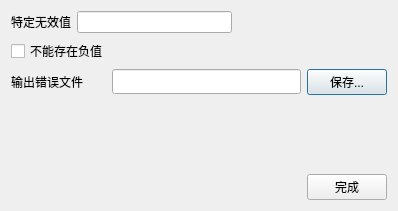
<?xml version="1.0" encoding="UTF-8"?>
<ui version="4.0">
 <class>ipfModelerInvalidValueCheckDialog</class>
 <widget class="QDialog" name="ipfModelerInvalidValueCheckDialog">
  <property name="geometry">
   <rect>
    <x>0</x>
    <y>0</y>
    <width>398</width>
    <height>211</height>
   </rect>
  </property>
  <property name="windowTitle">
   <string>栅格无效值检查</string>
  </property>
  <layout class="QVBoxLayout" name="verticalLayout">
   <item>
    <layout class="QHBoxLayout" name="horizontalLayout_2">
     <item>
      <widget class="QLabel" name="label">
       <property name="text">
        <string>特定无效值</string>
       </property>
      </widget>
     </item>
     <item>
      <widget class="QLineEdit" name="lineEdit"/>
     </item>
     <item>
      <spacer name="horizontalSpacer_2">
       <property name="orientation">
        <enum>Qt::Horizontal</enum>
       </property>
       <property name="sizeHint" stdset="0">
        <size>
         <width>40</width>
         <height>20</height>
        </size>
       </property>
      </spacer>
     </item>
    </layout>
   </item>
   <item>
    <layout class="QHBoxLayout" name="horizontalLayout_3">
     <item>
      <widget class="QCheckBox" name="checkBox">
       <property name="text">
        <string>不能存在负值</string>
       </property>
      </widget>
     </item>
     <item>
      <spacer name="horizontalSpacer_3">
       <property name="orientation">
        <enum>Qt::Horizontal</enum>
       </property>
       <property name="sizeHint" stdset="0">
        <size>
         <width>37</width>
         <height>17</height>
        </size>
       </property>
      </spacer>
     </item>
    </layout>
   </item>
   <item>
    <layout class="QHBoxLayout" name="horizontalLayout_5">
     <item>
      <widget class="QLabel" name="label_4">
       <property name="minimumSize">
        <size>
         <width>95</width>
         <height>25</height>
        </size>
       </property>
       <property name="text">
        <string>输出错误文件</string>
       </property>
      </widget>
     </item>
     <item>
      <widget class="QLineEdit" name="lineEdit_2">
       <property name="minimumSize">
        <size>
         <width>0</width>
         <height>25</height>
        </size>
       </property>
      </widget>
     </item>
     <item>
      <widget class="QPushButton" name="pushButton_2">
       <property name="minimumSize">
        <size>
         <width>75</width>
         <height>25</height>
        </size>
       </property>
       <property name="text">
        <string>保存...</string>
       </property>
      </widget>
     </item>
    </layout>
   </item>
   <item>
    <spacer name="verticalSpacer">
     <property name="orientation">
      <enum>Qt::Vertical</enum>
     </property>
     <property name="sizeHint" stdset="0">
      <size>
       <width>20</width>
       <height>63</height>
      </size>
     </property>
    </spacer>
   </item>
   <item>
    <layout class="QHBoxLayout" name="horizontalLayout">
     <item>
      <spacer name="horizontalSpacer">
       <property name="orientation">
        <enum>Qt::Horizontal</enum>
       </property>
       <property name="sizeHint" stdset="0">
        <size>
         <width>238</width>
         <height>20</height>
        </size>
       </property>
      </spacer>
     </item>
     <item>
      <widget class="QPushButton" name="pushButton">
       <property name="minimumSize">
        <size>
         <width>75</width>
         <height>25</height>
        </size>
       </property>
       <property name="text">
        <string>完成</string>
       </property>
      </widget>
     </item>
    </layout>
   </item>
  </layout>
 </widget>
 <layoutdefault spacing="6" margin="11"/>
 <resources/>
 <connections/>
</ui>
